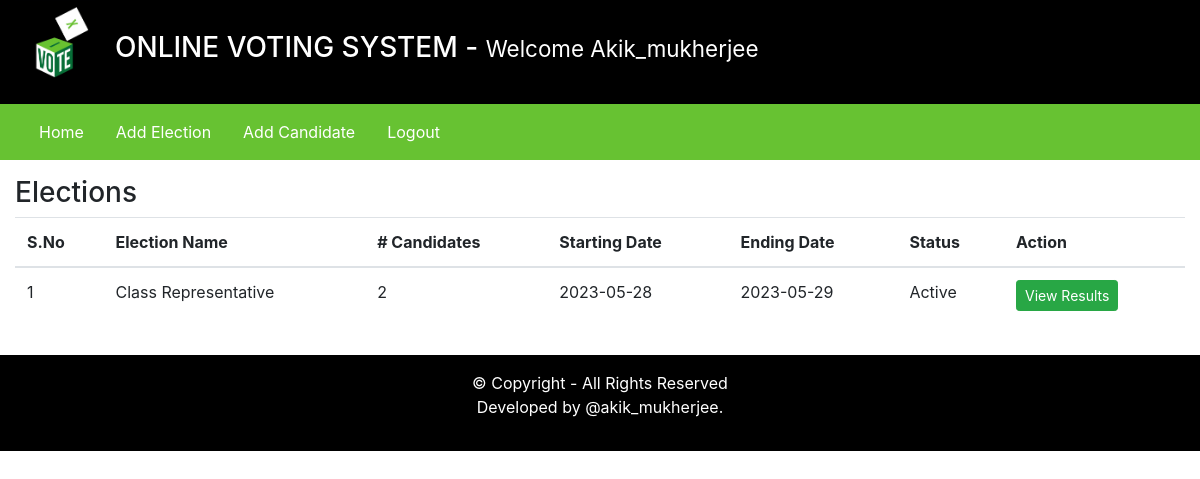
Screenshot of /admin/index.php?homepage=1 (signed in) with the database file from the repository.
### tables this page shows
CREATE TABLE `elections` (
  `id` int(11) NOT NULL,
  `election_topic` varchar(255) DEFAULT NULL,
  `no_of_candidates` int(11) DEFAULT NULL,
  `starting_date` date DEFAULT NULL,
  `ending_date` date DEFAULT NULL,
  `status` varchar(45) DEFAULT NULL,
  `inserted_by` varchar(255) DEFAULT NULL,
  `inserted_on` date DEFAULT NULL
);

### admin/inc/homepage.php (the view)
<div class="row my-3">
    <div class="col-12">
        <h3>Elections</h3>
        <table class="table">
            <thead>
                <tr>
                    <th scope="col">S.No</th>
                    <th scope="col">Election Name</th>
                    <th scope="col"># Candidates</th>
                    <th scope="col">Starting Date</th>
                    <th scope="col">Ending Date</th>
                    <th scope="col">Status </th>
                    <th scope="col">Action </th>
                </tr>
            </thead>
            <tbody>
                <?php
                    $fetchingData = mysqli_query($db, "SELECT * FROM elections") or die(mysqli_error($db));
                    $isAnyElectionAdded = mysqli_num_rows($fetchingData);
                    if($isAnyElectionAdded > 0)
                    {
                        $sno = 1;
                        while($row = mysqli_fetch_assoc($fetchingData))
                        {
                            $election_id = $row['id'];
                ?>
                            <tr>
                                <td><?php echo $sno++; ?></td>
                                <td><?php echo $row['election_topic']; ?></td>
                                <td><?php echo $row['no_of_candidates']; ?></td>
                                <td><?php echo $row['starting_date']; ?></td>
                                <td><?php echo $row['ending_date']; ?></td>
                                <td><?php echo $row['status']; ?></td>
                                <td>
                                    <a href="index.php?viewResult=<?php echo $election_id; ?>" class="btn btn-sm btn-success"> View Results </a>
                                </td>
                            </tr>
                <?php
                        }
                    }else {
            ?>
                        <tr>
                            <td colspan="7"> No any election is added yet. </td>
                        </tr>
            <?php
                    }
                ?>
            </tbody>
        </table>
    </div>
</div>

### rows the page displays
elections: election_topic "Class Representative", no_of_candidates "2", starting_date "2023-05-28", ending_date "2023-05-29", status "Active"

### other values shown
$_SESSION['username'] "Akik_mukherjee"
